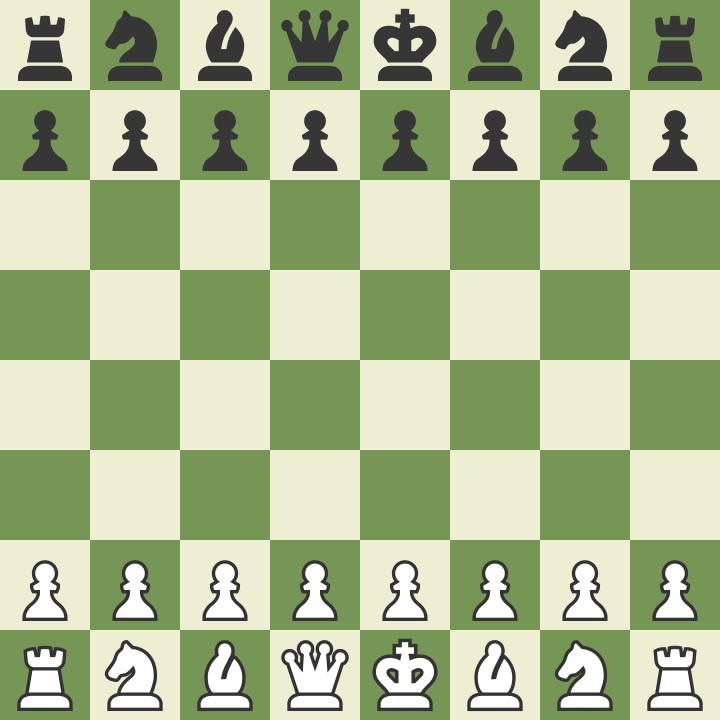
#> input picture Nonthacha_208/image/image.png, 720 x 720 px
$ python Assign8.py
#> lines starting #> are read from the running program, lines starting #| are printed output that depends on the picture; after the words box and inside, x2 and y2 are one past the last pixel; in counts of white or black regions, pixels touching at a corner belong together
import cv2
import numpy as np

img = cv2.imread('image/image.png')
#> img is the input picture: shape (720, 720, 3); mean B, G, R 144.8, 184.8, 170.9
# print(img)
gray = cv2.cvtColor(img, cv2.cv2.COLOR_BGR2GRAY)
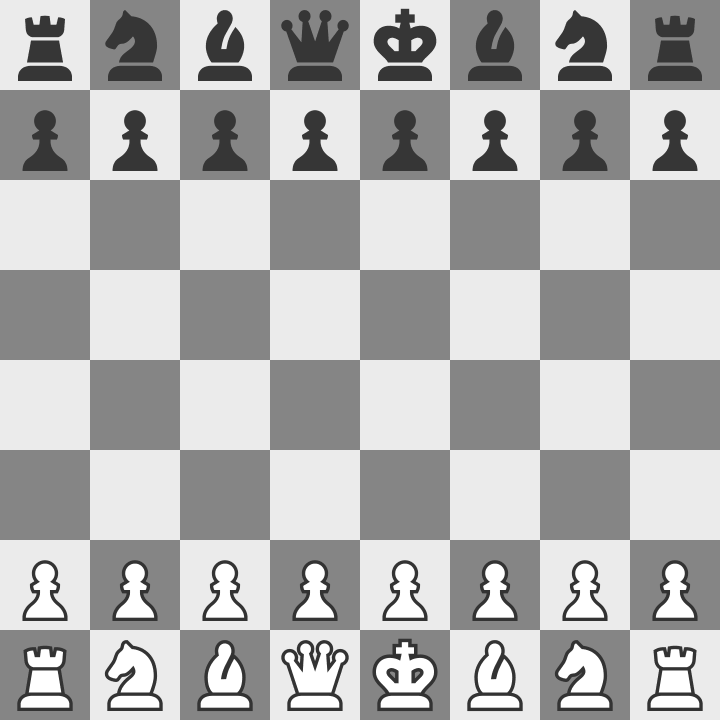
#> gray: shape (720, 720); min 51, max 255, mean 176.1
edges = cv2.Canny(gray, 50, 150, apertureSize = 3)
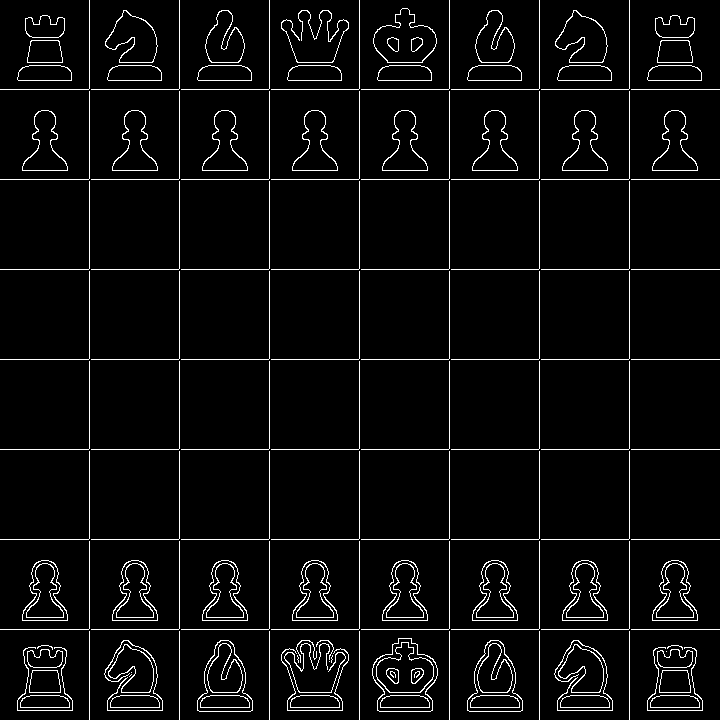
#> edges: shape (720, 720); 4.6% white in thin lines or dots

lines = cv2.HoughLines(edges, 1, np.pi/180, 200)
#> lines = 24 rows, first 8: [89, 0], [179, 0], [269, 0], [359, 0], [449, 0], [539, 0], [629, 0], [89, 1.57]
print(lines[0][0][1])
#| 0.0

for i in range(len(lines)):
    rho = lines[i][0][0]
    theta = lines[i][0][1]
    a = np.cos(theta)
    b = np.sin(theta)
    x0 = a*rho
    y0 = b*rho
    x1 = int(x0 + 1000*(-b))
    y1 = int(y0 + 1000*(a))
    x2 = int(x0 - 1000*(-b))
    y2 = int(y0 - 1000*(a))
    cv2.line(img, (x1,y1), (x2,y2), (0, 0, 255), 2)
#> this loop made 24 passes
#> (rho, theta, a, b, x0, y0, x1, y1) on passes 1 to 12: (89, 0, 1, 0, 89, 0, 89, 1000), (179, 0, 1, 0, 179, 0, 179, 1000), (269, 0, 1, 0, 269, 0, 269, 1000), (359, 0, 1, 0, 359, 0, 359, 1000), (449, 0, 1, 0, 449, 0, 449, 1000), (539, 0, 1, 0, 539, 0, 539, 1000), (629, 0, 1, 0, 629, 0, 629, 1000), (89, 1.57, -4.37e-08, 1, -3.89e-06, 89, -1000, 88), (179, 1.57, -4.37e-08, 1, -7.82e-06, 179, -1000, 178), (269, 1.57, -4.37e-08, 1, -1.18e-05, 269, -1000, 268), (359, 1.57, -4.37e-08, 1, -1.57e-05, 359, -1000, 358), (449, 1.57, -4.37e-08, 1, -1.96e-05, 449, -1000, 448)
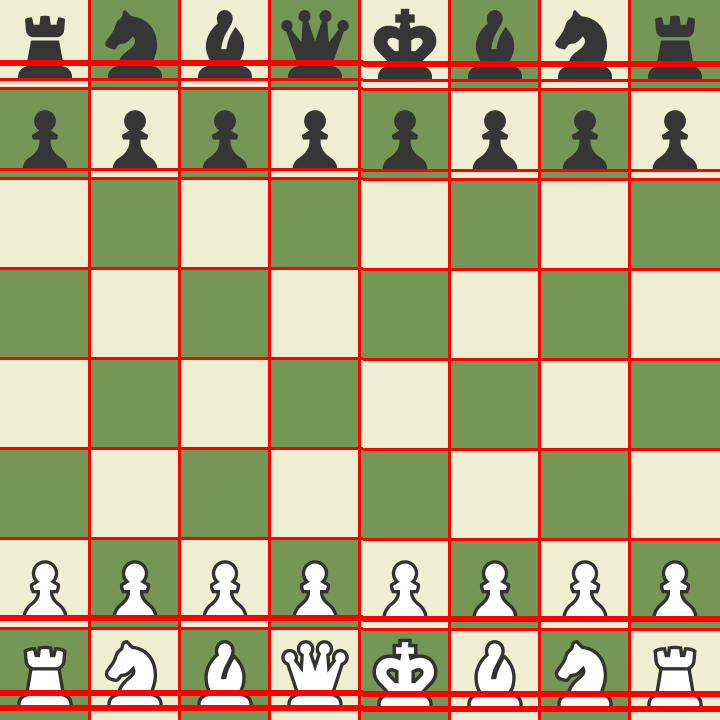
#> img: shape (720, 720, 3); 9.79% of pixels changed, all inside (x1, y1, x2, y2) = (0, 0, 720, 720)

cv2.imwrite('output/Assign8_houghline3.jpg', img)
